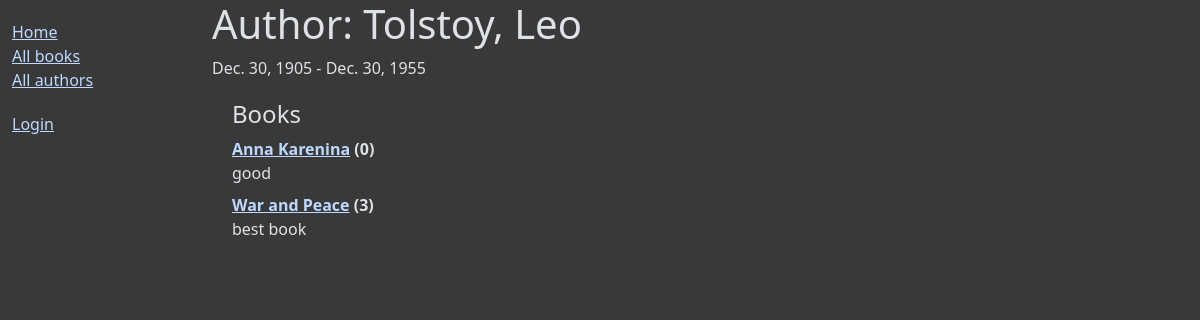
The app's page /catalog/author/1 with its own data.
### catalog/models.py (models this page shows, shortened)
class Author(models.Model):
    first_name = models.CharField(max_length=100)
    last_name = models.CharField(max_length=100)
    date_of_birth = models.DateField(null=True, blank=True)
    date_of_death = models.DateField("Died", null=True, blank=True)
    class Meta:
        ordering = ["last_name", "first_name"]
    def __str__(self):
        return f"{self.last_name}, {self.first_name}"

class Book(models.Model):
    title = models.CharField(max_length=200)
    author = models.ForeignKey("Author", on_delete=models.RESTRICT, null=True)
    summary = models.TextField(
        max_length=1000,
        help_text="Enter a brief description of the book",
    )
    isbn = models.CharField(
        "ISBN",
        max_length=13,
        unique=True,
        help_text='13 Character <a href="https://www.isbn-international.org/content/what-isbn'
        '">ISBN number</a>',
    )
    genre = models.ManyToManyField(Genre, help_text="Select a genre for this book")
    def __str__(self):
        return self.title
    def display_genre(self):
        """Create a string for the Genre. This is required to display genre in Admin."""
        return ", ".join(genre.name for genre in self.genre.all()[:3])
    display_genre.short_description = "Genre"
    class Meta:
        ordering = ["title"]

### catalog/views.py (the view)
# urls.py: path("author/<int:pk>", views.AuthorDetailView.as_view(), name="author-detail"),
class AuthorDetailView(generic.DetailView):
    model = Author

### catalog/templates/catalog/author_detail.html
{% extends "base_generic.html" %}
{% block content %}
<h1>Author: {{ author }} </h1>
<p>
  {{ author.date_of_birth }} -
  {% if author.date_of_death %}
    {{ author.date_of_death }}
  {% endif %}
</p>
<div style="margin-left:20px;margin-top:20px">
  <h4>Books</h4>
  <dl>
  {% for book in author.book_set.all %}
    <dt>
      <a href="{% url 'book-detail' book.pk %}">{{ book }}</a>
      ({{ book.bookinstance_set.all.count }})
    </dt>
    <dd>{{ book.summary }}</dd>
    {% empty %}
    <p>This author has no books.</p>
  {% endfor %}
  </dl>
</div>
{% endblock %}

### catalog/static/css/styles.css (style rules this page uses)
[data-bs-theme=dark] { color-scheme: dark; --bs-body-color: #dee2e6; --bs-body-color-rgb: 222, 226, 230; --bs-body-bg: #393939; --bs-body-bg-rgb: 33, 37, 41; --bs-emphasis-color: #fff; --bs-emphasis-color-rgb: 255, 255, 255; --bs-secondary-color: rgba(222, 226, 230, 0.75); --bs-secondary-color-rgb: 222, 226, 230; --bs-secondary-bg: #343a40; --bs-secondary-bg-rgb: 52, 58, 64; --bs-tertiary-color: rgba(222, 226, 230, 0.5); --bs-tertiary-color-rgb: 222, 226, 230; --bs-tertiary-bg: #2b3035; --bs-tertiary-bg-rgb: 43, 48, 53; --bs-primary-text-emphasis: #6ea8fe; --bs-secondary-text-emphasis: #a7acb1; --bs-success-text-emphasis: #75b798; --bs-info-text-emphasis: #6edff6; --bs-warning-text-emphasis: #ffda6a; --bs-danger-text-emphasis: #ea868f; --bs-light-text-emphasis: #f8f9fa; --bs-dark-text-emphasis: #dee2e6; --bs-primary-bg-subtle: #031633; --bs-secondary-bg-subtle: #161719; --bs-success-bg-subtle: #051b11; --bs-info-bg-subtle: #032830; --bs-warning-bg-subtle: #332701; --bs-danger-bg-subtle: #2c0b0e; --bs-light-bg-subtle: #343a40; --bs-dark-bg-subtle: #1a1d20; --bs-primary-border-subtle: #084298; --bs-secondary-border-subtle: #41464b; --bs-success-border-subtle: #0f5132; --bs-info-border-subtle: #087990; --bs-warning-border-subtle: #997404; --bs-danger-border-subtle: #842029; --bs-light-border-subtle: #495057; --bs-dark-border-subtle: #343a40; --bs-heading-color: inherit; --bs-link-color: #bed8ff; --bs-link-hover-color: #8bb9fe; --bs-link-color-rgb: 190, 216, 255; --bs-link-hover-color-rgb: 139, 185, 254; --bs-code-color: #e685b5; --bs-highlight-color: #dee2e6; --bs-highlight-bg: #664d03; --bs-border-color: #495057; --bs-border-color-translucent: rgba(255, 255, 255, 0.15); --bs-form-valid-color: #75b798; --bs-form-valid-border-color: #75b798; --bs-form-invalid-color: #ea868f; --bs-form-invalid-border-color: #ea868f; }

### records on screen
Author: date_of_birth "Dec. 30, 1905", date_of_death "Dec. 30, 1955"
Book: title "Anna Karenina", bookinstance_set.all.count "0", summary "good"
Book: title "War and Peace", bookinstance_set.all.count "3", summary "best book"
